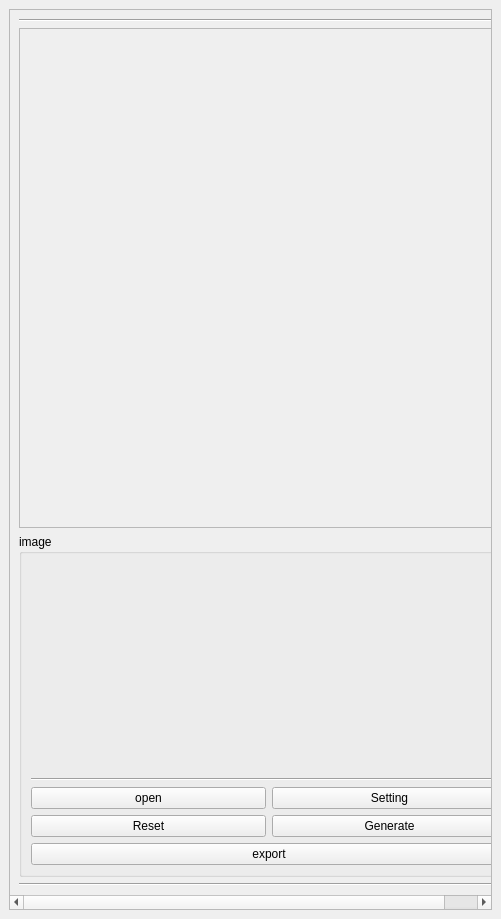
<?xml version="1.0" encoding="UTF-8"?>
<ui version="4.0">
 <class>Image2GeoJson</class>
 <widget class="QDockWidget" name="Image2GeoJson">
  <property name="geometry">
   <rect>
    <x>0</x>
    <y>0</y>
    <width>501</width>
    <height>919</height>
   </rect>
  </property>
  <property name="windowTitle">
   <string>image_processing</string>
  </property>
  <widget class="QWidget" name="dockWidgetContents">
   <layout class="QHBoxLayout" name="horizontalLayout">
    <item>
     <widget class="QScrollArea" name="scrollArea">
      <property name="enabled">
       <bool>true</bool>
      </property>
      <property name="widgetResizable">
       <bool>true</bool>
      </property>
      <property name="alignment">
       <set>Qt::AlignCenter</set>
      </property>
      <widget class="QWidget" name="scrollAreaWidgetContents">
       <property name="geometry">
        <rect>
         <x>0</x>
         <y>0</y>
         <width>518</width>
         <height>866</height>
        </rect>
       </property>
       <layout class="QVBoxLayout" name="verticalLayout_2">
        <item>
         <widget class="Line" name="line_3">
          <property name="orientation">
           <enum>Qt::Horizontal</enum>
          </property>
         </widget>
        </item>
        <item>
         <widget class="QScrollArea" name="scrollArea_2">
          <property name="minimumSize">
           <size>
            <width>500</width>
            <height>500</height>
           </size>
          </property>
          <property name="widgetResizable">
           <bool>true</bool>
          </property>
          <widget class="QWidget" name="scrollArea2">
           <property name="geometry">
            <rect>
             <x>0</x>
             <y>0</y>
             <width>498</width>
             <height>498</height>
            </rect>
           </property>
           <layout class="QVBoxLayout" name="verticalLayout_3">
            <item>
             <widget class="QLabel" name="image_label">
              <property name="sizePolicy">
               <sizepolicy hsizetype="Expanding" vsizetype="Expanding">
                <horstretch>0</horstretch>
                <verstretch>0</verstretch>
               </sizepolicy>
              </property>
              <property name="text">
               <string/>
              </property>
             </widget>
            </item>
           </layout>
          </widget>
         </widget>
        </item>
        <item>
         <widget class="QgsCollapsibleGroupBox" name="wfs_groupBox">
          <property name="toolTip">
           <string/>
          </property>
          <property name="title">
           <string>image</string>
          </property>
          <property name="collapsed" stdset="0">
           <bool>true</bool>
          </property>
          <layout class="QGridLayout" name="gridLayout">
           <item row="5" column="0">
            <widget class="QPushButton" name="open_btn">
             <property name="text">
              <string>open</string>
             </property>
             <property name="icon">
              <iconset>
               <normaloff>:/plugins/pobieracz_danych_gugik/img/icon.png</normaloff>:/plugins/pobieracz_danych_gugik/img/icon.png</iconset>
             </property>
            </widget>
           </item>
           <item row="7" column="0" colspan="2">
            <widget class="QPushButton" name="export_btn">
             <property name="text">
              <string>export</string>
             </property>
            </widget>
           </item>
           <item row="0" column="0" colspan="2">
            <spacer name="verticalSpacer_2">
             <property name="orientation">
              <enum>Qt::Vertical</enum>
             </property>
             <property name="sizeType">
              <enum>QSizePolicy::Maximum</enum>
             </property>
             <property name="sizeHint" stdset="0">
              <size>
               <width>1</width>
               <height>16777215</height>
              </size>
             </property>
            </spacer>
           </item>
           <item row="6" column="1">
            <widget class="QPushButton" name="gen_btn">
             <property name="text">
              <string>Generate</string>
             </property>
            </widget>
           </item>
           <item row="6" column="0">
            <widget class="QPushButton" name="reset_btn">
             <property name="text">
              <string>Reset</string>
             </property>
            </widget>
           </item>
           <item row="1" column="0" colspan="2">
            <widget class="Line" name="line">
             <property name="orientation">
              <enum>Qt::Horizontal</enum>
             </property>
            </widget>
           </item>
           <item row="5" column="1">
            <widget class="QPushButton" name="setting_btn">
             <property name="text">
              <string>Setting</string>
             </property>
            </widget>
           </item>
          </layout>
         </widget>
        </item>
        <item>
         <widget class="Line" name="line_2">
          <property name="orientation">
           <enum>Qt::Horizontal</enum>
          </property>
         </widget>
        </item>
       </layout>
      </widget>
     </widget>
    </item>
   </layout>
  </widget>
 </widget>
 <customwidgets>
  <customwidget>
   <class>QgsCollapsibleGroupBox</class>
   <extends>QGroupBox</extends>
   <header>qgscollapsiblegroupbox.h</header>
   <container>1</container>
  </customwidget>
 </customwidgets>
 <resources/>
 <connections/>
</ui>
